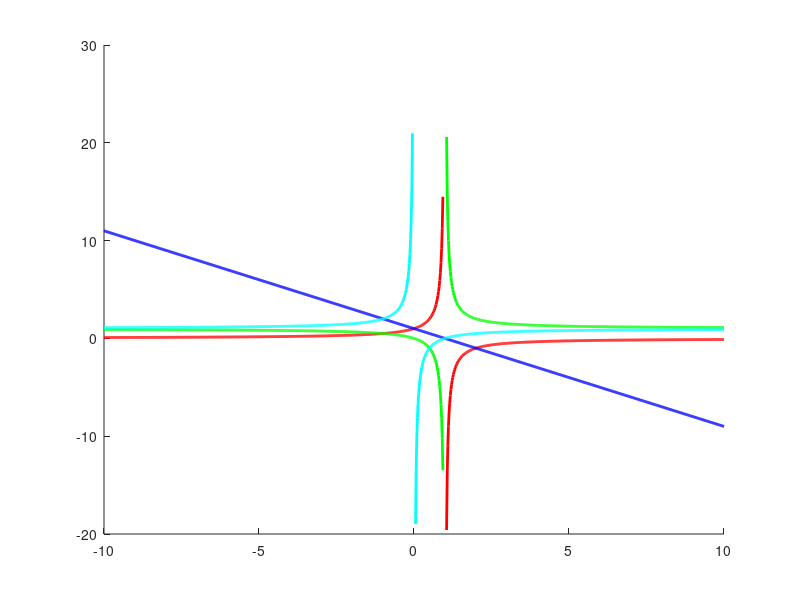

This chart was generated by the following MATLAB code: (Note: this script raises an error after producing the figure.)
% Definizione dell'intervallo per tau_0
tau_0 = linspace(-10, 10, 1000);

% Calcolo delle funzioni tau in funzione di tau_0
tau1 = 1 ./(1 - tau_0);
tau2 = 1 - tau_0;
tau3 = tau_0 ./ (tau_0 - 1);
tau4 = (tau_0 - 1) ./tau_0;

% Gestione delle discontinuità
tau1(abs(tau_0 - 1) < 0.05) = NaN;
tau3(abs(tau_0 - 1) < 0.05) = NaN;
tau4(abs(tau_0) < 0.05) = NaN;

% Definizione dei valori di tau
tau_values = [1/3, 1/7, 1/10];

% Calcolo dei valori di tau_0 per ciascuna funzione
tau0_1 = (tau_values - 1)./tau_values;
tau0_2 = 1 - tau_values;
tau0_3 = tau_values ./ (tau_values - 1);
tau0_4 = 1 ./(1 - tau_values);

% Creazione del grafico
figure;

% Tracciamento delle funzioni e limiti
hold on;
plot(tau_0, tau1, 'r', 'Linewidth', 2);  % Funzione 1 rossa
plot(tau_0, tau2, 'b', 'Linewidth', 2);  % Funzione 2 blu
plot(tau_0, tau3, 'g', 'Linewidth', 2);  % Funzione 3 verde
plot(tau_0, tau4, 'c', 'Linewidth', 2);  % Funzione 4 azzurra
yline(+1, 'k--')  % Limite a +1
yline(-1, 'k--')  % Limite a -1

% Tracciamento dei punti
plot(tau0_1, tau_values, 'ro', 'MarkerFaceColor', 'r')  % Punti Funzione 1 rossa
plot(tau0_2, tau_values, 'bo', 'MarkerFaceColor', 'b')  % Punti Funzione 2 blu
plot(tau0_3, tau_values, 'go', 'MarkerFaceColor', 'g')  % Punti Funzione 3 verde
plot(tau0_4, tau_values, 'co', 'MarkerFaceColor', 'c')  % Punti Funzione 4 azzurra

% Impostazioni del grafico
grid on;
axis([-5 5 -5 5]);
xlabel('$\tau_0$', 'Interpreter', 'latex');
ylabel('$\tau$', 'Interpreter', 'latex');
title('Grafico delle funzioni di $\tau$', 'Interpreter', 'latex');

% Legenda delle funzioni
legend({
'$\tau = \frac{1}{1-\tau_0}$', ...
'$\tau = 1 - \tau_0$', ...
'$\tau = \frac{\tau_0}{\tau_0 - 1}$', ...
'$\tau = \frac{\tau_0 - 1}{\tau_0}$', ...
}, 'Location', 'NorthEast', 'Interpreter', 'latex');

% Aggiungere i testi sopra le funzioni
text(-3.5, -1.5, '$w_1=0, w_s=out$', 'Color', 'r', 'Interpreter', 'latex', 'HorizontalAlignment', 'center');
text(-3.5, -2, '$w_1=0, w_2=out$', 'Color', 'b', 'Interpreter', 'latex', 'HorizontalAlignment', 'center'); 
text(-3.5, -2.5, '$w_2=0, w_s=out$', 'Color', 'g', 'Interpreter', 'latex', 'HorizontalAlignment', 'center'); 
text(-3.5, -3, '$w_2=0, w_1=out$', 'Color', 'c', 'Interpreter', 'latex', 'HorizontalAlignment', 'center');

% Centratura degli assi
ax = gca;
ax.XAxisLocation = 'origin';
ax.YAxisLocation = 'origin';

hold off;